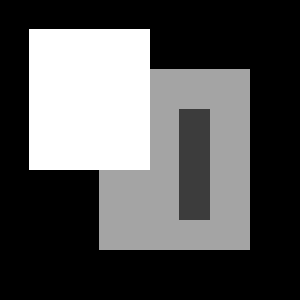
#> input picture week06_data/TestIm1.png, 300 x 300 px
$ jupyter execute --allow-errors Week6.ipynb
#> lines starting #> are read from the running program, lines starting #| are printed output that depends on the picture; after the words box and inside, x2 and y2 are one past the last pixel; in counts of white or black regions, pixels touching at a corner belong together
[cell 1]
import numpy as np
import cv2
import matplotlib.pyplot as plt

[cell 2]
# Exercise 6.1
def gaussian1DKernel(sigma,rule=5,eps=0):
    if eps:
        filter_size=eps
    else:
        filter_size = np.ceil(rule*np.ceil(sigma))
    x_row = np.arange(-filter_size,filter_size+1)
    #g_1 = g_1[:,np.newaxis]
    g = 1/(np.sqrt(2*np.pi*sigma**2))* np.exp((-x_row**2)/(2*sigma**2))
    #gx = -(-x_row**2/(2*sigma**2)) * g
    gx = - x_row / sigma ** 2 * g
    g = g[:,np.newaxis]
    gx = gx[:,np.newaxis]
    return g, gx, x_row


g, gx,x = gaussian1DKernel(10,rule=2**5)
g1,gx1,x2 = gaussian1DKernel(10,rule=2**6)
print(g.shape)
print(np.floor(g.shape[0]/2))
#print(x2[int(np.floor(g.shape[0]/2)):int(-np.floor(g.shape[0]/2))])
fig = plt.figure(figsize=(12,4))
ax = fig.add_subplot(1,2,1)
ax.plot(x,g)
ax.plot(x,gx)
ax.plot(x2[int(np.floor(g.shape[0]/2)):int(-np.floor(g.shape[0]/2))],g1[int(np.floor(g.shape[0]/2)):int(-np.floor(g.shape[0]/2))])
ax = fig.add_subplot(1,2,2)
ax.plot(x2[int(np.floor(g.shape[0]/2)):int(-np.floor(g.shape[0]/2))],g1[int(np.floor(g.shape[0]/2)):int(-np.floor(g.shape[0]/2))])
print(g.shape)
print(g1.shape)
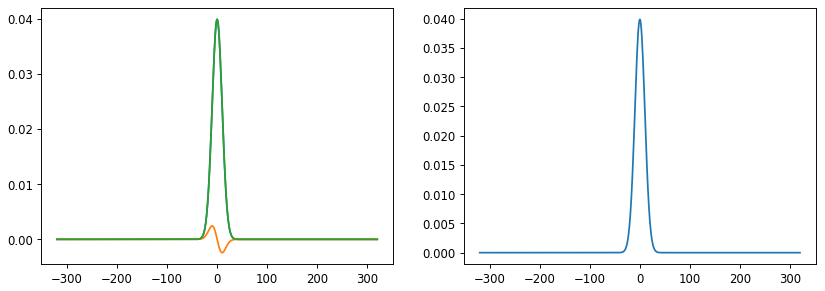
#> figure drawn by matplotlib, 2 panels; panel 1: curve peaks at x = 0, y = 0.0399; panel 1: curve peaks at x = -10, y = 0.00242; panel 1: curve peaks at x = 0, y = 0.0399; panel 2: curve peaks at x = 0, y = 0.0399

[cell 3]
# Exercise 6.2
def gaussianSmoothing(im,sigma,rule=5):
    g,gx,_ = gaussian1DKernel(sigma,rule=rule)
    I = cv2.filter2D(cv2.filter2D(im, -1, g.T), -1, g)
    Ix = (cv2.filter2D(cv2.filter2D(im, -1, gx.T), -1, g))
    Iy = (cv2.filter2D(cv2.filter2D(im, -1, gx), -1, g.T))

    #I = (g@g.T)@im
    #Ix = (g@gx.T)@im
    #Iy = (gx@g.T)@im

    return I, Ix, Iy

img = cv2.imread('week06_data/TestIm1.png')
#> img is the input picture: shape (300, 300, 3); min 0, max 255, mean 84.8
#img = cv2.cvtColor(img,cv2.COLOR_BGR2RGB)
img = cv2.cvtColor(img, cv2.COLOR_BGR2GRAY)
#> img: shape (300, 300)
img = img.astype(np.float32)
I,Ix,Iy = gaussianSmoothing(img,2,rule=5)
fig = plt.figure(figsize=(20,20))
fig.add_subplot(2,2,1)
plt.imshow(img)
fig.add_subplot(2,2,2)
plt.imshow(I)
fig.add_subplot(2,2,3)
plt.imshow(Ix)
fig.add_subplot(2,2,4)
plt.imshow(Iy)
plt.show()

[cell 4]
# Exercise 6.3

def smoothedHessian(im, sigma, epsilon,rule=5):
    I, Ix, Iy = gaussianSmoothing(im,sigma,rule=rule)
    g_eps, gx,_ = gaussian1DKernel(epsilon)
    a = cv2.filter2D(cv2.filter2D(Ix**2,-1,g_eps),-1,g_eps.T)
    b = cv2.filter2D(cv2.filter2D(Iy**2,-1,g_eps),-1,g_eps.T)
    c = cv2.filter2D(cv2.filter2D(Ix*Iy,-1,g_eps),-1,g_eps.T)
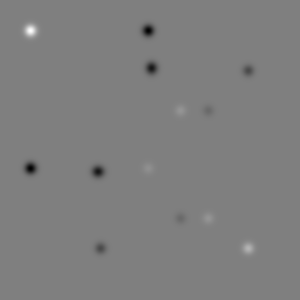
#> c: shape (300, 300) float32; min -171.9, max 171.9, mean -0.5; drawn with min black and max white
    #a = cv2.filter2D(Ix**2,-1,g_eps)
    #b = cv2.filter2D(Iy**2,-1,g_eps)
    #c = cv2.filter2D(Ix*Iy,-1,g_eps)
    C = np.array([[a,c],
                  [c,b]])
    return C


C = smoothedHessian(img,3,3)


print(C.shape)
#| (2, 2, 300, 300)


fig = plt.figure(figsize=(20,20))
fig.add_subplot(2,2,1)
plt.imshow(C[0,0])
fig.add_subplot(2,2,2)
plt.imshow(C[1,0])
fig.add_subplot(2,2,3)
plt.imshow(C[0,1])
fig.add_subplot(2,2,4)
plt.imshow(C[1,1])

[cell 5]
# Exercise 6.4

def harrisMeasure(im,sigma,epsilon,k):
    C = smoothedHessian(im,sigma,epsilon)
#> call 2 of smoothedHessian, with sigma = 1, epsilon = 1, rule = 5
#> call 3 of gaussianSmoothing, with sigma = 1, rule = 5
#> in gaussianSmoothing (call 3), `I = cv2.filter2D(cv2.filter2D(im, -1, g.T), -1, g)`:
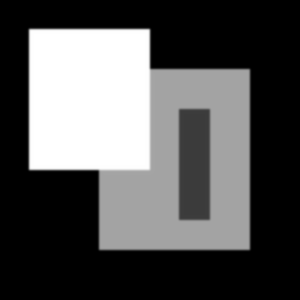
#> I: shape (300, 300) float32; min 0, max 255, mean 84.8; drawn with min black and max white
#> in gaussianSmoothing (call 3), `Ix = (cv2.filter2D(cv2.filter2D(im, -1, gx.T), -1, g))`:
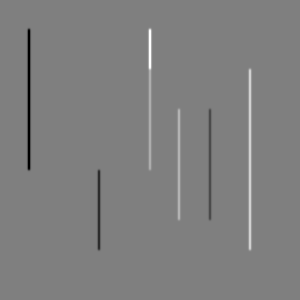
#> Ix: shape (300, 300) float32; min -92.77, max 92.77, mean 0; drawn with min black and max white
#> in gaussianSmoothing (call 3), `Iy = (cv2.filter2D(cv2.filter2D(im, -1, gx), -1, g.T))`:
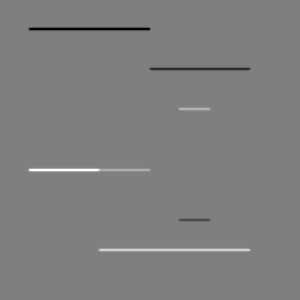
#> Iy: shape (300, 300) float32; min -92.77, max 92.77, mean 0; drawn with min black and max white
#> in smoothedHessian (call 2), `a = cv2.filter2D(cv2.filter2D(Ix**2,-1,g_eps),-1,g_eps.T)`:
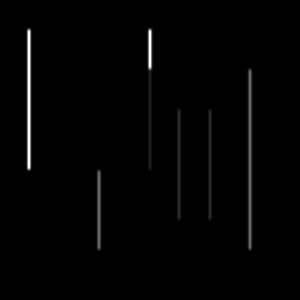
#> a: shape (300, 300) float32; min 0, max 5801.8, mean 71.5; drawn with min black and max white
    a, b, c = C[0, 0, :, :], C[1, 1, :, :], C[1, 0, :, :]
    r = (a*b) - (c**2) - (k * ((a + b)**2))
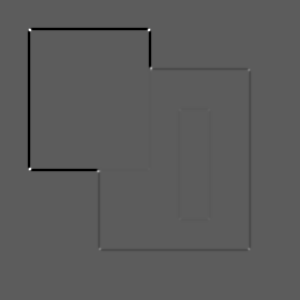
#> r: shape (300, 300) float32; min -2019655.9, max 3576790, mean -24471.4; drawn with min black and max white
    return r


sigma=1
epsilon = 1
k = 0.06
r = harrisMeasure(img, sigma=sigma, epsilon=epsilon, k=k)
fig = plt.figure(figsize=(10,10))
fig.add_subplot(1,2,1)
plt.imshow(r)
fig.add_subplot(1,2,2)
plt.imshow(r,cmap='gray')
print(r.shape)
#| (300, 300)
print(np.max(r))
#| 3576790.0

[cell 6]
# Exercise 6.5
def cornerDetector(im,sigma,epsilon,k,tau):
#> called with sigma = 1, epsilon = 1, k = 0.06, tau = 4000
    r = harrisMeasure(im,sigma,epsilon,k)
    print(r[1:-1,2:].shape)
#| (298, 298)
    local_max = np.zeros(im.shape, dtype=bool)
    local_max[1:-1, 1:-1] = (
          (r[1:-1, 1:-1] > r[1:-1, 2:  ])
        & (r[1:-1, 1:-1] > r[1:-1,  :-2])
        & (r[1:-1, 1:-1] > r[2:  , 1:-1])
        & (r[1:-1, 1:-1] > r[ :-2, 1:-1])
    )
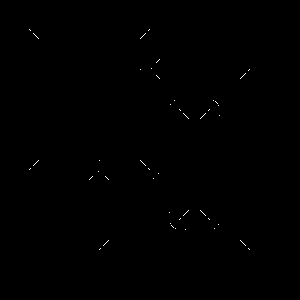
#> local_max: shape (300, 300) bool; 0.14% white in thin lines or dots, all inside (x1, y1, x2, y2) = (29, 29, 250, 250)
    r[~local_max] = 0
    return np.argwhere(r > tau),r

c,r = cornerDetector(img, sigma, epsilon, k, tau=4000)
#> c = 24 rows, first 8: [29, 29], [29, 149], [30, 30], [30, 148], [68, 151], [69, 249], [70, 248], [109, 179]
print(c)
#> (printed output is left out)
fig = plt.figure()
ax = fig.add_subplot()
plt.imshow(img)
ax.scatter(c[:,1],c[:,0],s=5,c='r')
ax.scatter(29,29,s=4,c='b')
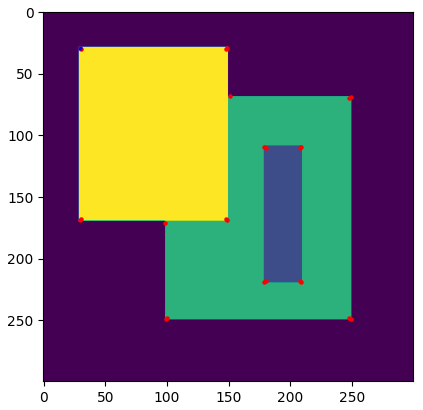
#> figure drawn by matplotlib, 1 panel

[cell 7]
plt.imshow(r)

[cell 8]
# Exercise 6.6

img2 = cv2.imread('week06_data/TestIm2.png')
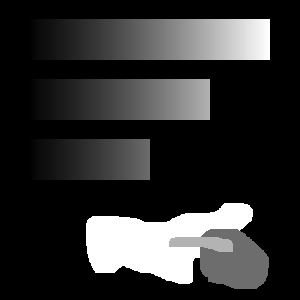
#> input picture week06_data/TestIm2.png, 300 x 300 px
#> img2 is the input picture: shape (300, 300, 3); min 0, max 255, mean 47.6
#img = cv2.cvtColor(img,cv2.COLOR_BGR2RGB)
img2 = cv2.cvtColor(img2, cv2.COLOR_BGR2GRAY)
#> img2: shape (300, 300)
#> (the rest of this cell did not finish here and is left out)
